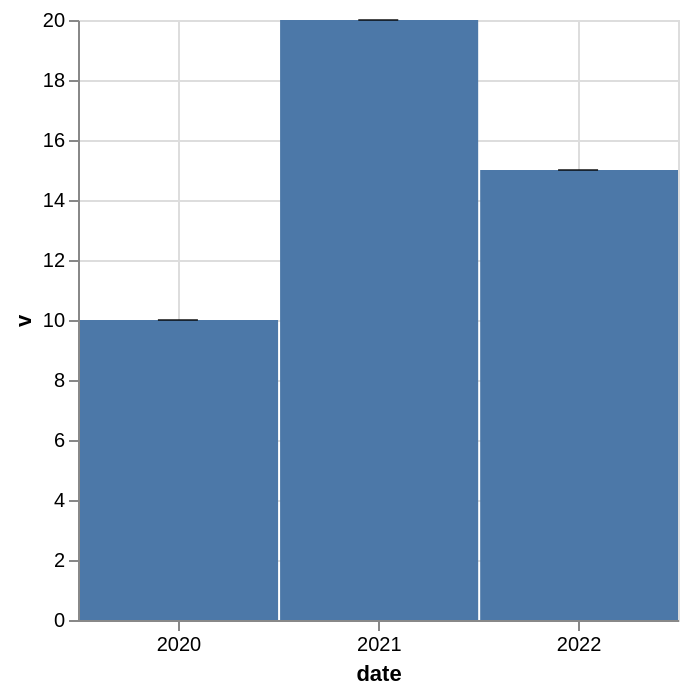

Express this chart as Vega-Lite.
### Vega-Lite specification from a JSON file in a GitHub repository (floating-point values rounded to 4 significant figures)
{"$schema": "https://vega.github.io/schema/vega-lite/v6.json", "description": "A bar and a tick over a column that arrived already bucketed, both centred on the bucket's start — which is a bucket like any other, drawn between two interpolated edges.", "config": {"bar": {"timeUnitBandPosition": 0}, "tick": {"timeUnitBandPosition": 0}}, "data": {"values": [{"date": "2020-01-01T00:00:00Z", "v": 10}, {"date": "2021-01-01T00:00:00Z", "v": 20}, {"date": "2022-01-01T00:00:00Z", "v": 15}]}, "encoding": {"x": {"timeUnit": "binnedutcyear", "field": "date", "type": "temporal"}, "y": {"field": "v", "type": "quantitative"}}, "layer": [{"mark": "bar"}, {"mark": {"type": "tick", "size": {"expr": 20}, "color": "black"}}]}
